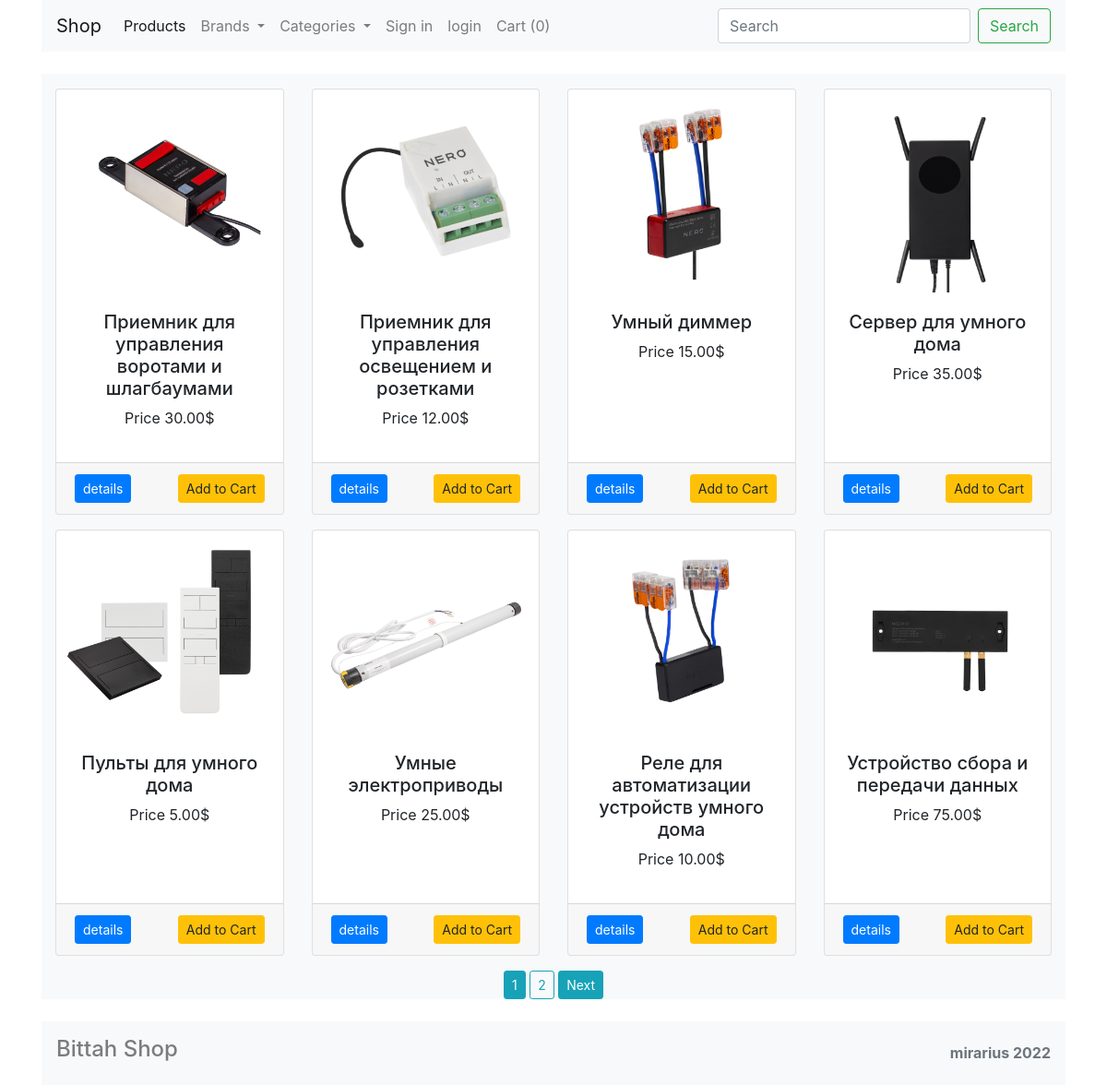
The page / on the database its author committed.
### shop/products/models.py (models this page shows, shortened)
class Addproduct(db.Model):
    __seachbale__ = ['name', 'desc']
    id = db.Column(db.Integer, primary_key=True)
    name = db.Column(db.String(80), nullable=False)
    price = db.Column(db.Numeric(10,2), nullable=False)
    discount = db.Column(db.Integer, default=0)
    stock = db.Column(db.Integer, nullable=False)
    desc = db.Column(db.Text, nullable=False)
    pub_date = db.Column(db.DateTime, nullable=False, default=datetime.utcnow)
    brand_id = db.Column(db.Integer, db.ForeignKey('brand.id'), nullable=False)
    brand = db.relationship('Brand', backref=db.backref('posts', lazy=True))
    category_id = db.Column(db.Integer, db.ForeignKey('category.id'), nullable=False)
    category = db.relationship('Category', backref=db.backref('posts', lazy=True))
    image_1 = db.Column(db.String(150), nullable=False, default='image,jpg')
    image_2 = db.Column(db.String(150), nullable=False, default='image,jpg')
    image_3 = db.Column(db.String(150), nullable=False, default='image,jpg')

### shop/products/routes.py (the view)
@app.route('/')
def home():
    page = request.args.get('page',1, type=int)
    products = Addproduct.query.filter(Addproduct.stock > 0).order_by(Addproduct.id.desc()).paginate(page=page, per_page=8)
    return render_template('products/index.html', products=products, brands=brands(), categories=categories())

### shop/products/routes.py (called while the page is built)
def brands():
    brands = Brand.query.join(Addproduct, (Brand.id == Addproduct.brand_id)).all()
    return brands

def categories():
    categories = Category.query.join(Addproduct,(Category.id == Addproduct.category_id)).all()
    return categories

### shop/templates/products/index.html (shortened to what this page needs)
{% extends 'layout.html' %}
{% block content %}
{% include 'navbar.html' %}
<div class="container">
    <div class="container bg-light">
        <div class="row">
    {% if brand %}
            {% for b in brand.items %}
            <div class="col-md-3 mt-3">
                <div class="card h-100">
                    <img src="{{url_for('static', filename='images/' + b.image_1)}}" alt="{{b.name}}" class="card-img-top" height="220">
                    <div class="card-body">
                        {% if b.discount > 0 %}
                        <h5 style="text-shadow: 1px 1px 2px #000; color: #f00; transform: rotate(-10deg); position:absolute; top:20%; left:20%;"> Discount {{ b.discount }} %</h5>
                        {% endif %}
                        <h5 class="text-center">{{b.name}}</h5>
                        <p class="text-center">Price {{b.price}}$</p>
                    </div>
                    <div class="card-footer">
                        <a href="{{url_for('single_page', id=b.id)}}" class="float-left btn btn-sm btn-primary">details</a>
                        <form action="{{url_for('AddCart')}}" method="post">
                            <input type="hidden" name="product_id" value="{{b.id}}">
                            <button type="submit" class="btn btn-sm btn-warning float-right">Add to Cart</button>
                            <input type="hidden" name="quantity" value="1" min="1" max="{{b.stock}}">
                        </form>
                    </div>
                </div>
            </div>
            {% endfor %}
            </div>
        <div class="row">
            <div class="col text-center">
                {% if brand.has_prev %}
                    <a href="{{url_for('get_brand', id=get_b.id, page=brand.prev_num)}}" class="btn btn-info btn-sm mt-3">Previous</a>
                {% endif %}
                {% if brand.total > 8 %}
                {% for page_num in brand.iter_pages(left_edge=1, right_edge=2, left_current=1, right_current=2) %}
                {% if page_num %}
                    {% if brand.page == page_num %}
                        <a href="{{url_for('get_brand', id=get_b.id, page=page_num)}}" class="btn btn-info btn-sm mt-3">{{page_num}}</a>
                    {% else %}
                        <a href="{{url_for('get_brand', id=get_b.id, page=page_num)}}" class="btn btn-outline-info btn-sm mt-3">{{page_num}}</a>
                    {% endif %}
                {% else %}
                ...
                {% endif %}
                {% endfor %}
                {% endif %}
                    {% if brand.has_next %}
                        <a href="{{url_for('get_brand', id=get_b.id, page=brand.next_num)}}" class="btn btn-info btn-sm mt-3">Next</a>
                    {% endif %}
            </div>
        </div>
        <div class="row">
    {% else %}
            {% for product in products.items %}
            <div class="col-md-3 mt-3">
                <div class="card h-100">
                    <img src="{{url_for('static', filename='images/' + product.image_1)}}" alt="{{product.name}}" class="card-img-top" height="220">
                    <div class="card-body">
                        <h5 class="text-center">{{product.name}}</h5>
                        <p class="text-center">Price {{product.price}}$</p>
                    </div>
                    <div class="card-footer">
                        <a href="{{url_for('single_page', id=product.id)}}" class="float-left btn btn-sm btn-primary">details</a>
                        <form action="{{url_for('AddCart')}}" method="post">
                            <button type="submit" class="btn btn-sm btn-warning float-right">Add to Cart</button>
                        </form>
                    </div>
                </div>
            </div>
            {% endfor %}
    </div>
        <div class="row">
            <div class="col text-center">
                {% if products.total > 8 %}
                {% for page_num in products.iter_pages(left_edge=1, right_edge=2, left_current=1, right_current=2) %}
                {% if page_num %}
                    {% if products.page == page_num %}
                        <a href="{{url_for('home', page=page_num)}}" class="btn btn-info btn-sm mt-3">{{page_num}}</a>
                    {% else %}
                        <a href="{{url_for('home', page=page_num)}}" class="btn btn-outline-info btn-sm mt-3">{{page_num}}</a>
                    {% endif %}
                {% endif %}
                {% endfor %}
                {% endif %}
                    {% if products.has_next %}
                        <a href="{{url_for('home', page=products.next_num)}}" class="btn btn-info btn-sm mt-3">Next</a>
                    {% endif %}
            </div>
        </div>
            {% endif %}
    </div>
</div>
{% include 'footer.html' %}
{% endblock content %}

### shop/templates/layout.html (shortened to what this page needs)
<!doctype html>
<html lang="en">
  <head>
    <link rel="stylesheet" href="{{ url_for('static', filename ='css/bootstrap.min.css')}}">
  </head>
  <body>
    {% block content %}
    {% endblock content%}
  </body>
</html>

### shop/templates/navbar.html (shortened to what this page needs)
<div class="container">
    <nav class="navbar navbar-expand-lg navbar-light bg-light">
        <a class="navbar-brand" href="/">Shop</a>
        <div class="collapse navbar-collapse" id="navbarSupportedContent">
          <ul class="navbar-nav mr-auto">
            <li class="nav-item active">
              <a class="nav-link" href="/">Products <span class="sr-only">(current)</span></a>
            </li>
            <li class="nav-item dropdown">
              <a class="nav-link dropdown-toggle" href="#" id="navbarDropdown" role="button" data-toggle="dropdown" aria-haspopup="true" aria-expanded="false">
               Brands
              </a>
            </li>
            <li class="nav-item dropdown">
                <a class="nav-link dropdown-toggle" href="#" id="navbarDropdown1" role="button" data-toggle="dropdown" aria-haspopup="true" aria-expanded="false">
                 Categories
                </a>
              </li>
              {% if current_user.is_authenticated %}
             <li class="nav-item">
              <a href="{{url_for('customer_logout')}}" class="nav-link">{{current_user.name}}</a>
            </li>
             <li class="nav-item">
               <a href="{{url_for('customer_logout')}}" class="nav-link"> Logout</a>
             </li>
             {% else %}
             <li class="nav-item">
              <a href="{{url_for('customer_register')}}" class="nav-link">Sign in</a>
            </li>
             <li class="nav-item">
              <a href="{{url_for('customerLogin')}}" class="nav-link">login</a>
            </li>
            {% endif %}
              <li class="nav-item">
                <a href="{{url_for('getCart')}}" class="nav-link"> Cart ({{ session['Shoppingcart']|length }}) </a>
              </li>
          </ul>
          <form class="form-inline my-2 my-lg-0" action="{{url_for('result')}}">
            <input class="form-control mr-sm-2" type="search" placeholder="Search" aria-label="Search" name="q">
            <button class="btn btn-outline-success my-2 my-sm-0" type="submit">Search</button>
          </form>
        </div>
      </nav>
</div>
<br>

### shop/templates/footer.html
<div class="container">
 <footer class="footer">
     <br>
    <nav class="container navbar navbar-light bg-light">
      <ul class="navbar-nav mr-auto">
        <p class="h4 nav-link centered">Bittah Shop</p>
      </ul>
      <a class="text-muted" href="https://vk.com/mirarius"><b>mirarius 2022</b></a>
    </nav>
  </footer>
</div>

### rows shown on the page
Addproduct: image_1 (picture), name "Приемник для управления воротами и шлагбаумами", price "30.00"
Addproduct: image_1 (picture), name "Приемник для управления освещением и розетками", price "12.00"
Addproduct: image_1 (picture), name "Умный диммер", price "15.00"
Addproduct: image_1 (picture), name "Сервер для умного дома", price "35.00"
Addproduct: image_1 (picture), name "Пульты для умного дома", price "5.00"
Addproduct: image_1 (picture), name "Умные электроприводы", price "25.00"
Addproduct: image_1 (picture), name "Реле для автоматизации устройств умного дома", price "10.00"
Addproduct: image_1 (picture), name "Устройство сбора и передачи данных", price "75.00"

### other values the page prints
{{ session['Shoppingcart']|length }} "0"
{{ page_num }} "1"
{{ page_num }} "2"
